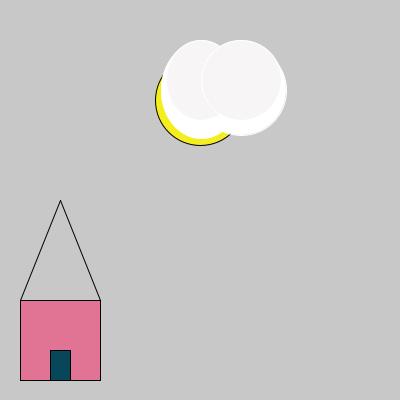
Frame 1 (no input)
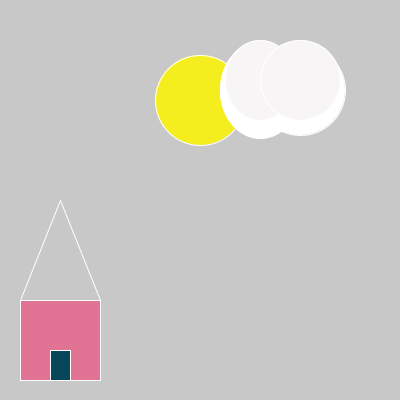
Frame 60 (the mouse pressed at the canvas centre just before this capture)
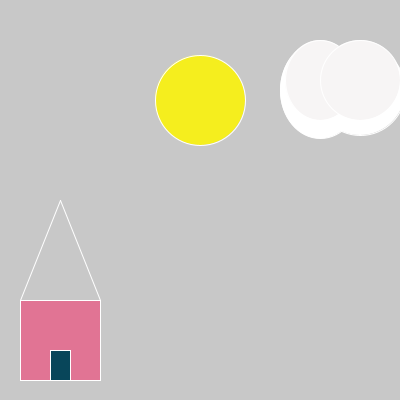
Frame 120 (the mouse held since frame 60 and released just before this capture)

The Processing sketch that drew these frames (run headless with seeded random() and noise(); from frame 60 on, the mouse is pressed at the canvas centre):

// Processing sketch: keira_house_clouds_sun
// ── keira_house_clouds_sun.pde

int a = 200;
int b = 240;

void setup() {
  size(400, 400);
}
void draw()
{
  frameRate(35);
 a = a + 1;
 b = b + 1;
 background(200,200,200,200);
  fill(225, 116, 148);
  rect(20, 300, 80, 80);
  fill(245, 238, 30);
  ellipse(200, 100, 90, 90);
  line(20, 300, 60, 200);
  line(100, 300, 60, 200);
  fill(8, 70, 90);
  rect(50, 350, 20, 30);
  //cloud 
  stroke(255, 255, 255);
  fill(255, 255, 255);
  ellipse(a, 90, 80, 97);
  ellipse(b, 90, 90, 90);
  fill(247,245,245);
  ellipse(a, 80, 70, 80);
  ellipse(b, 80, 80, 80);
}
